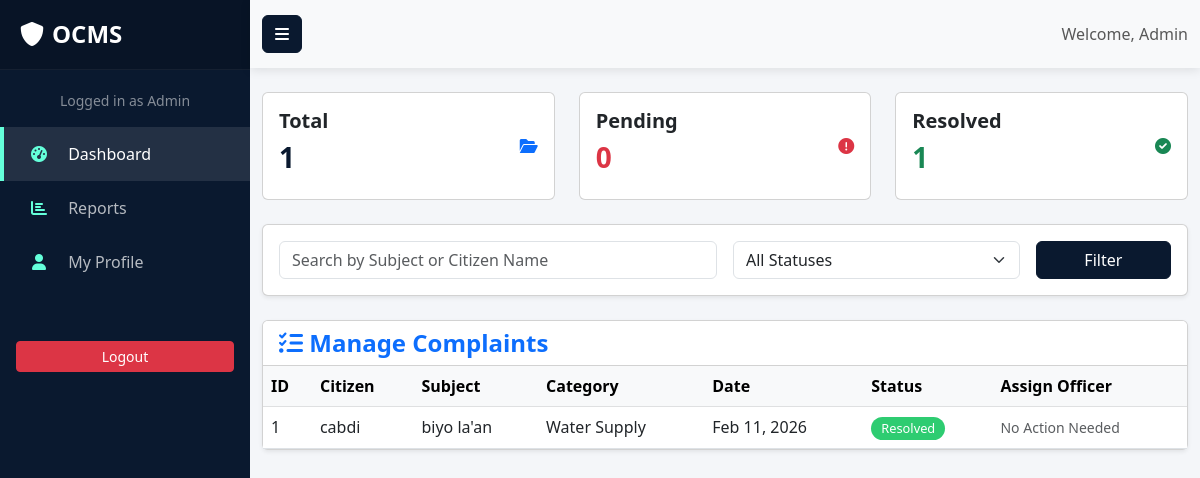
The app's page /admin/index.php (signed in) with its own data.
### tables this page shows
CREATE TABLE `complaints` (
  `id` int(11) NOT NULL AUTO_INCREMENT,
  `user_id` int(11) NOT NULL,
  `department_id` int(11) NOT NULL,
  `subject` varchar(255) NOT NULL,
  `description` text NOT NULL,
  `status` enum('Pending','In Process','Resolved','Closed') NOT NULL DEFAULT 'Pending',
  `assigned_to` int(11) DEFAULT NULL,
  `created_at` timestamp NOT NULL DEFAULT current_timestamp(),
  PRIMARY KEY (`id`),
  KEY `user_id` (`user_id`),
  KEY `department_id` (`department_id`),
  KEY `assigned_to` (`assigned_to`),
  CONSTRAINT `complaints_ibfk_1` FOREIGN KEY (`user_id`) REFERENCES `users` (`id`) ON DELETE CASCADE,
  CONSTRAINT `complaints_ibfk_2` FOREIGN KEY (`department_id`) REFERENCES `departments` (`id`) ON DELETE CASCADE,
  CONSTRAINT `complaints_ibfk_3` FOREIGN KEY (`assigned_to`) REFERENCES `users` (`id`) ON DELETE SET NULL
);

CREATE TABLE `users` (
  `id` int(11) NOT NULL AUTO_INCREMENT,
  `fullname` varchar(100) NOT NULL,
  `email` varchar(100) NOT NULL,
  `phone` varchar(20) DEFAULT NULL,
  `password` varchar(255) NOT NULL,
  `role` enum('Admin','Officer','Citizen') NOT NULL DEFAULT 'Citizen',
  `created_at` timestamp NOT NULL DEFAULT current_timestamp(),
  PRIMARY KEY (`id`),
  UNIQUE KEY `email` (`email`)
);

CREATE TABLE `departments` (
  `id` int(11) NOT NULL AUTO_INCREMENT,
  `name` varchar(100) NOT NULL,
  `description` text DEFAULT NULL,
  PRIMARY KEY (`id`),
  UNIQUE KEY `name` (`name`)
);

### admin/index.php (the view, shortened to what this page needs)
<?php
include '../config/db_connect.php';
$total_complaints = $conn->query("SELECT COUNT(*) FROM complaints")->fetch_row()[0];
$pending_complaints = $conn->query("SELECT COUNT(*) FROM complaints WHERE status = 'Pending'")->fetch_row()[0];
$resolved_complaints = $conn->query("SELECT COUNT(*) FROM complaints WHERE status = 'Resolved'")->fetch_row()[0];
$officers = $conn->query("SELECT id, fullname FROM users WHERE role = 'Officer'");
$officers_list = [];
while($row = $officers->fetch_assoc()){
    $officers_list[] = $row;
}
$search = isset($_GET['search']) ? trim($_GET['search']) : '';
$sql = "SELECT c.id, c.subject, c.created_at, c.status, d.name as department_name, u.fullname as user_name, c.assigned_to
        FROM complaints c
        JOIN departments d ON c.department_id = d.id
        JOIN users u ON c.user_id = u.id
        WHERE 1=1";
$types = "";
$params = [];
$sql .= " ORDER BY CASE WHEN c.status = 'Pending' THEN 1 ELSE 2 END, c.created_at DESC";
if(!empty($params)) {
    $stmt = $conn->prepare($sql);
    $stmt->bind_param($types, ...$params);
    $stmt->execute();
    $result = $stmt->get_result();
} else {
    $result = $conn->query($sql);
}
?>
<!DOCTYPE html>
<html lang="en">
<head>
    <link href="https://cdn.jsdelivr.net/npm/bootstrap@5.3.0/dist/css/bootstrap.min.css" rel="stylesheet">
    <link href="../assets/css/style.css" rel="stylesheet">
    <link rel="stylesheet" href="https://cdnjs.cloudflare.com/ajax/libs/font-awesome/6.0.0/css/all.min.css">
</head>
<body>
<div class="wrapper">
    <?php include '../includes/sidebar.php'; ?>
    <div id="content">
        <nav class="navbar navbar-expand-lg navbar-light bg-light mb-4">
            <div class="container-fluid">
                <button type="button" id="sidebarCollapse" class="btn btn-primary">
                    <i class="fas fa-bars"></i>
                </button>
                <div class="ms-auto">
                    <span class="navbar-text">Welcome, Admin</span>
                </div>
            </div>
        </nav>
        <div class="container-fluid">
            <div class="row mb-4">
                <div class="col-md-4">
                    <div class="card card-stats bg-white p-3">
                        <div class="d-flex justify-content-between align-items-center">
                            <div>
                                <h5 class="card-title">Total</h5>
                                <h3 class="card-number"><?php echo $total_complaints; ?></h3>
                            </div>
                            <div class="icon-big text-primary">
                                <i class="fas fa-folder-open"></i>
                            </div>
                        </div>
                    </div>
                </div>
                <div class="col-md-4">
                    <div class="card card-stats bg-white p-3">
                        <div class="d-flex justify-content-between align-items-center">
                            <div>
                                <h5 class="card-title">Pending</h5>
                                <h3 class="card-number text-danger"><?php echo $pending_complaints; ?></h3>
                            </div>
                            <div class="icon-big text-danger">
                                <i class="fas fa-exclamation-circle"></i>
                            </div>
                        </div>
                    </div>
                </div>
                <div class="col-md-4">
                    <div class="card card-stats bg-white p-3">
                        <div class="d-flex justify-content-between align-items-center">
                            <div>
                                <h5 class="card-title">Resolved</h5>
                                <h3 class="card-number text-success"><?php echo $resolved_complaints; ?></h3>
                            </div>
                            <div class="icon-big text-success">
                                <i class="fas fa-check-circle"></i>
                            </div>
                        </div>
                    </div>
                </div>
            </div>
            <div class="card mb-4 shadow-sm main-table-card">
                <div class="card-body">
                    <form action="" method="GET" class="row g-3">
                        <div class="col-md-6">
                            <input type="text" name="search" class="form-control" placeholder="Search by Subject or Citizen Name" value="<?php echo htmlspecialchars($search); ?>">
                        </div>
                        <div class="col-md-4">
                            <select name="status" class="form-select">
                                <option value="">All Statuses</option>
                            </select>
                        </div>
                        <div class="col-md-2">
                            <button type="submit" class="btn btn-primary w-100">Filter</button>
                        </div>
                    </form>
                </div>
            </div>
            <div class="card shadow-sm main-table-card">
                <div class="card-header bg-white">
                    <h4 class="mb-0 text-primary"><i class="fas fa-tasks"></i> Manage Complaints</h4>
                </div>
                <div class="card-body p-0">
                    <div class="table-responsive">
                        <table class="table table-hover mb-0">
                            <thead class="table-light">
                                <tr>
                                    <th>ID</th>
                                    <th>Citizen</th>
                                    <th>Subject</th>
                                    <th>Category</th>
                                    <th>Date</th>
                                    <th>Status</th>
                                    <th>Assign Officer</th>
                                </tr>
                            </thead>
                            <tbody>
                                <?php if($result->num_rows > 0): ?>
                                    <?php while($row = $result->fetch_assoc()): ?>
                                        <tr>
                                            <td><?php echo $row['id']; ?></td>
                                            <td><?php echo htmlspecialchars($row['user_name']); ?></td>
                                            <td><?php echo htmlspecialchars($row['subject']); ?></td>
                                            <td><?php echo htmlspecialchars($row['department_name']); ?></td>
                                            <td><?php echo date("M d, Y", strtotime($row['created_at'])); ?></td>
                                            <td>
                                                <?php
                                                    $status = $row['status'];
                                                    $badgeClass = 'bg-secondary';
                                                    if($status == 'Pending') $badgeClass = 'status-pending';
                                                    elseif($status == 'In Process') $badgeClass = 'status-process';
                                                    elseif($status == 'Resolved') $badgeClass = 'status-resolved';
                                                    elseif($status == 'Closed') $badgeClass = 'status-closed';
                                                ?>
                                                <span class="badge <?php echo $badgeClass != 'bg-secondary' ? 'status-badge ' . $badgeClass : $badgeClass; ?>"><?php echo $status; ?></span>
                                            </td>
                                            <td>
                                                <?php if($row['status'] == 'Pending' || $row['status'] == 'In Process'): ?>
                                                    <form action="" method="POST" class="d-flex">
                                                        <input type="hidden" name="complaint_id" value="<?php echo $row['id']; ?>">
                                                        <select name="officer_id" class="form-select form-select-sm me-2" required>
                                                            <option value="">Select Officer</option>
                                                            <?php foreach($officers_list as $officer): ?>
                                                                <option value="<?php echo $officer['id']; ?>" <?php echo ($row['assigned_to'] == $officer['id']) ? 'selected' : ''; ?>>
                                                                    <?php echo htmlspecialchars($officer['fullname']); ?>
                                                                </option>
                                                            <?php endforeach; ?>
                                                        </select>
                                                        <button type="submit" name="assign_complaint" class="btn btn-outline-primary btn-sm">Assign</button>
                                                    </form>
                                                <?php else: ?>
                                                    <span class="text-muted small">No Action Needed</span>
                                                <?php endif; ?>
                                            </td>
                                        </tr>
                                    <?php endwhile; ?>
                                <?php else: ?>
                                    <tr>
                                        <td colspan="7" class="text-center py-4 text-muted">No complaints found.</td>
                                    </tr>
                                <?php endif; ?>
                            </tbody>
                        </table>
                    </div>
                </div>
            </div>
        </div>
    </div>
</div>
</body>
</html>

### includes/sidebar.php (shortened to what this page needs)
<?php
$path_prefix = file_exists('config/db_connect.php') ? '' : '../';
?>
<nav id="sidebar">
    <div class="sidebar-header">
        <h3><i class="fas fa-shield-alt me-2"></i>OCMS</h3>
    </div>
    <ul class="list-unstyled components">
        <p class="text-center small text-white-50">Logged in as <?php echo htmlspecialchars($_SESSION["role"]); ?></p>
        <?php if($_SESSION["role"] == 'Admin'): ?>
            <li class="<?php echo basename($_SERVER['PHP_SELF']) == 'index.php' ? 'active' : ''; ?>">
                <a href="<?php echo $path_prefix; ?>admin/index.php"><i class="fas fa-tachometer-alt"></i> Dashboard</a>
            </li>
            <li class="<?php echo basename($_SERVER['PHP_SELF']) == 'reports.php' ? 'active' : ''; ?>">
                <a href="<?php echo $path_prefix; ?>admin/reports.php"><i class="fas fa-chart-bar"></i> Reports</a>
            </li>
        <?php elseif($_SESSION["role"] == 'Officer'): ?>
            <li class="<?php echo basename($_SERVER['PHP_SELF']) == 'index.php' ? 'active' : ''; ?>">
                <a href="<?php echo $path_prefix; ?>officer/index.php"><i class="fas fa-clipboard-list"></i> Assigned Cases</a>
            </li>
        <?php endif; ?>
        <li class="<?php echo basename($_SERVER['PHP_SELF']) == 'profile.php' ? 'active' : ''; ?>">
            <a href="<?php echo $path_prefix; ?>profile.php"><i class="fas fa-user"></i> My Profile</a>
        </li>
    </ul>
    <div class="text-center p-3">
        <a href="<?php echo $path_prefix; ?>logout.php" class="btn btn-danger btn-sm w-100">Logout</a>
    </div>
</nav>

### assets/css/style.css (style rules this page uses)
:root { --primary-navy: #0a192f; --secondary-navy: #112240; --accent-blue: #64ffda; --accent-hover: #52d1b1; --text-light: #e6f1ff; --text-muted: #8892b0; --white: #ffffff; --light-bg: #f4f6f9; --sidebar-width: 250px; }
body { font-family: 'Segoe UI', 'Roboto', 'Helvetica Neue', Arial, sans-serif; background-color: var(--light-bg); color: #333; overflow-x: hidden; margin: 0; padding: 0; }
h1, h2, h3, h4, h5, h6 { color: var(--primary-navy); font-weight: 700; }
.btn-primary { background-color: var(--primary-navy); border-color: var(--primary-navy); color: var(--white); transition: all 0.3s ease; }
.navbar { background-color: var(--primary-navy); padding: 15px 0; box-shadow: 0 2px 10px rgba(0, 0, 0, 0.1); }
.wrapper { display: flex; width: 100%; align-items: stretch; }
#sidebar { min-width: var(--sidebar-width); max-width: var(--sidebar-width); background: var(--primary-navy); color: var(--white); transition: all 0.3s; min-height: 100vh; }
#sidebar .sidebar-header { padding: 20px; background: rgba(0, 0, 0, 0.2); border-bottom: 1px solid rgba(255, 255, 255, 0.05); }
#sidebar .sidebar-header h3 { color: var(--white); margin: 0; font-size: 1.5rem; }
#sidebar ul.components { padding: 20px 0; }
#sidebar ul li a { padding: 15px 25px; font-size: 1rem; display: block; color: rgba(255, 255, 255, 0.7); text-decoration: none; transition: 0.3s; border-left: 4px solid transparent; }
#sidebar ul li.active>a { color: var(--white); background: rgba(255, 255, 255, 0.1); border-left-color: var(--accent-blue); }
#sidebar ul li a i { margin-right: 15px; width: 20px; text-align: center; color: var(--accent-blue); }
#content { width: 100%; min-height: 100vh; transition: all 0.3s; background-color: var(--light-bg); }
.status-badge { padding: 5px 10px; border-radius: 15px; font-size: 0.8rem; font-weight: 500; color: #fff; }
.status-resolved { background-color: #2ecc71; }

### records on screen
complaints: id "1", user.fullname "cabdi", subject "biyo la'an", department.name "Water Supply", created_at "Feb 11, 2026", status "Resolved", shows "No Action Needed"

### other values on screen
$_SESSION["role"] "Admin"
$total_complaints "1"
$pending_complaints "0"
$resolved_complaints "1"
